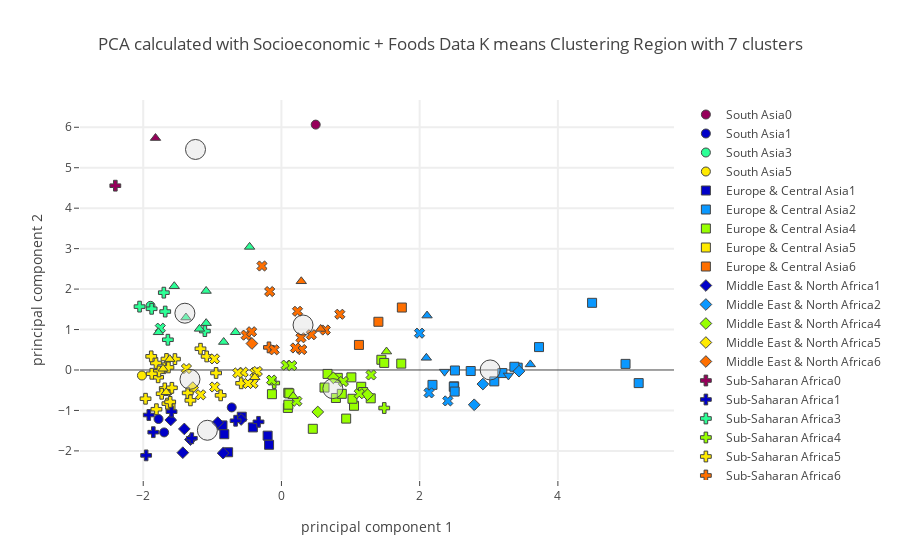

Source (notebook cell):
### Code cell
plot_plotly(socio_pca_dropped_df,"Region",region_centers_socio,7, "Socioeconomic + Foods",'')

### Figure 1 — Plotly figure (JSON) as saved in the notebook; plotly's stock layout.template omitted (floating-point values rounded to 4 significant figures)
{"data": [{"marker": {"color": "rgb(150,0,90)", "line": {"width": 1}, "size": 9, "symbol": 0}, "mode": "markers", "name": "South Asia0", "text": ["Maldives"], "type": "scatter", "uid": "4e364107-7ccf-4362-ba53-631c829afed1", "x": [0.4958], "y": [6.065]}, {"marker": {"color": "rgb(0,0,200)", "line": {"width": 1}, "size": 9, "symbol": 0}, "mode": "markers", "name": "South Asia1", "text": ["Afghanistan", "Nepal", "Pakistan"], "type": "scatter", "uid": "6c60d892-90dd-43d6-a41d-57bfe50b5219", "x": [-1.697, -1.779, -0.7191], "y": [-1.543, -1.212, -0.9256]}, {"marker": {"color": "rgb(10,152,255)", "line": {"width": 1}, "size": 9, "symbol": 0}, "mode": "markers", "name": "South Asia2", "text": [], "type": "scatter", "uid": "acdf7f43-f708-442f-ba9c-be5748fd2f82", "x": [], "y": []}, {"marker": {"color": "rgb(44,255,150)", "line": {"width": 1}, "size": 9, "symbol": 0}, "mode": "markers", "name": "South Asia3", "text": ["Sri Lanka"], "type": "scatter", "uid": "fd25adf3-bc44-4319-8fcf-4875cac0184a", "x": [-1.894], "y": [1.586]}, {"marker": {"color": "rgb(151,255,0)", "line": {"width": 1}, "size": 9, "symbol": 0}, "mode": "markers", "name": "South Asia4", "text": [], "type": "scatter", "uid": "fb68ea71-de19-4efb-a358-b87ea642e28c", "x": [], "y": []}, {"marker": {"color": "rgb(255,234,0)", "line": {"width": 1}, "size": 9, "symbol": 0}, "mode": "markers", "name": "South Asia5", "text": ["Bangladesh", "India"], "type": "scatter", "uid": "179ec59d-4b4d-421a-bb0a-a10c9a8fc48f", "x": [-2.018, -1.634], "y": [-0.1371, -0.5239]}, {"marker": {"color": "rgb(255,111,0)", "line": {"width": 1}, "size": 9, "symbol": 0}, "mode": "markers", "name": "South Asia6", "text": [], "type": "scatter", "uid": "152e0811-290e-4f30-8c57-d7d292a02d43", "x": [], "y": []}, {"marker": {"color": "rgb(150,0,90)", "line": {"width": 1}, "size": 9, "symbol": 1}, "mode": "markers", "name": "Europe & Central Asia0", "text": [], "type": "scatter", "uid": "da4e0e54-e553-4061-8fb1-85baccde72a4", "x": [], "y": []}, {"marker": {"color": "rgb(0,0,200)", "line": {"width": 1}, "size": 9, "symbol": 1}, "mode": "markers", "name": "Europe & Central Asia1", "text": ["Azerbaijan", "Bosnia and Herzegovina", "Georgia", "Kyrgyzstan", "Turkey", "Turkmenistan", "Uzbekistan"], "type": "scatter", "uid": "0e26b577-7d73-4faa-b579-5000fd0f9560", "x": [-0.7716, -0.5742, -0.8532, -0.4132, -0.1997, -0.1789, -0.8269], "y": [-2.033, -1.155, -1.37, -1.42, -1.623, -1.849, -1.588]}, {"marker": {"color": "rgb(10,152,255)", "line": {"width": 1}, "size": 9, "symbol": 1}, "mode": "markers", "name": "Europe & Central Asia2", "text": ["Austria", "Belgium", "Denmark", "Finland", "France", "Germany", "Iceland", "Ireland", "Luxembourg", "Netherlands", "Norway", "Sweden", "Switzerland", "United Kingdom"], "type": "scatter", "uid": "53d23090-9e81-4137-b3b1-047556301ac4", "x": [2.499, 5.169, 2.739, 3.08, 2.51, 2.494, 4.495, 2.506, 4.979, 3.419, 3.727, 3.371, 3.196, 2.185], "y": [-0.4041, -0.3243, -0.0258, -0.2819, -0.01235, -0.4146, 1.66, -0.5334, 0.1507, 0.0571, 0.5664, 0.07984, -0.07609, -0.3679]}, {"marker": {"color": "rgb(44,255,150)", "line": {"width": 1}, "size": 9, "symbol": 1}, "mode": "markers", "name": "Europe & Central Asia3", "text": [], "type": "scatter", "uid": "2b79f62c-3880-4544-8b6b-e8c84602fe99", "x": [], "y": []}, {"marker": {"color": "rgb(151,255,0)", "line": {"width": 1}, "size": 9, "symbol": 1}, "mode": "markers", "name": "Europe & Central Asia4", "text": ["Albania", "Armenia", "Belarus", "Bulgaria", "Croatia", "Czechia", "Estonia", "Greece", "Hungary", "Italy", "Kazakhstan", "Latvia", "Lithuania", "Montenegro", "Poland", "Romania", "Russian Federation", "Serbia", "Slovakia", "Slovenia", "Ukraine"], "type": "scatter", "uid": "7f5188d8-8922-444a-8e30-fd0b164f051e", "x": [0.9365, 0.09279, 1.012, 0.1, 0.6674, 1.155, 1.05, 1.446, 0.6233, 1.487, 1.028, 0.8152, 1.734, 1.292, 0.7881, 0.4538, 0.8732, -0.1376, 0.0993, 1.182, 0.1144], "y": [-1.202, -0.9383, -0.1822, -0.8579, -0.09693, -0.4149, -0.8846, 0.2527, -0.4345, 0.1751, -0.7117, -0.1941, 0.1574, -0.7003, -0.6921, -1.454, -0.5896, -0.5981, -0.5645, -0.5447, -0.5779]}, {"marker": {"color": "rgb(255,234,0)", "line": {"width": 1}, "size": 9, "symbol": 1}, "mode": "markers", "name": "Europe & Central Asia5", "text": ["Tajikistan"], "type": "scatter", "uid": "3f60c750-ac67-4d2b-9046-c2fd0d6c731c", "x": [-1.605], "y": [-0.8857]}, {"marker": {"color": "rgb(255,111,0)", "line": {"width": 1}, "size": 9, "symbol": 1}, "mode": "markers", "name": "Europe & Central Asia6", "text": ["Cyprus", "Portugal", "Spain"], "type": "scatter", "uid": "e37b3215-66cb-438b-8f6f-2db6568127d8", "x": [1.121, 1.403, 1.742], "y": [0.6197, 1.192, 1.544]}, {"marker": {"color": "rgb(150,0,90)", "line": {"width": 1}, "size": 9, "symbol": 2}, "mode": "markers", "name": "Middle East & North Africa0", "text": [], "type": "scatter", "uid": "4306a130-7312-48b1-a100-918cd7489de3", "x": [], "y": []}, {"marker": {"color": "rgb(0,0,200)", "line": {"width": 1}, "size": 9, "symbol": 2}, "mode": "markers", "name": "Middle East & North Africa1", "text": ["Algeria", "Egypt", "Iran (Islamic Republic of)", "Iraq", "Jordan", "Morocco", "Yemen"], "type": "scatter", "uid": "7c2d6cd1-c97c-45a8-bf2c-7894b18e5682", "x": [-0.8441, -1.427, -0.9224, -1.405, -0.5828, -1.317, -1.601], "y": [-2.056, -2.044, -1.301, -1.457, -1.224, -1.719, -1.236]}, {"marker": {"color": "rgb(10,152,255)", "line": {"width": 1}, "size": 9, "symbol": 2}, "mode": "markers", "name": "Middle East & North Africa2", "text": ["Israel", "Kuwait", "Malta"], "type": "scatter", "uid": "3e96a764-8f7c-42a7-88b1-6374de197e4d", "x": [2.915, 2.789, 3.438], "y": [-0.3477, -0.8598, -0.02945]}, {"marker": {"color": "rgb(44,255,150)", "line": {"width": 1}, "size": 9, "symbol": 2}, "mode": "markers", "name": "Middle East & North Africa3", "text": [], "type": "scatter", "uid": "073874e8-68f2-4450-8e2e-19312d91645c", "x": [], "y": []}, {"marker": {"color": "rgb(151,255,0)", "line": {"width": 1}, "size": 9, "symbol": 2}, "mode": "markers", "name": "Middle East & North Africa4", "text": ["Oman", "Saudi Arabia", "United Arab Emirates"], "type": "scatter", "uid": "ef0c6669-1d12-4261-a8f0-043e541f4d70", "x": [0.7516, 0.5257, 1.246], "y": [-0.1935, -1.038, -0.6096]}, {"marker": {"color": "rgb(255,234,0)", "line": {"width": 1}, "size": 9, "symbol": 2}, "mode": "markers", "name": "Middle East & North Africa5", "text": ["Tunisia"], "type": "scatter", "uid": "43907794-9bd6-4ac2-9d67-1c61a020c53d", "x": [-1.283], "y": [-0.4353]}, {"marker": {"color": "rgb(255,111,0)", "line": {"width": 1}, "size": 9, "symbol": 2}, "mode": "markers", "name": "Middle East & North Africa6", "text": ["Lebanon"], "type": "scatter", "uid": "f027f329-ccac-4514-9357-7f2381efd7bd", "x": [-0.4267], "y": [0.6543]}, {"marker": {"color": "rgb(150,0,90)", "line": {"width": 1}, "size": 9, "symbol": 3}, "mode": "markers", "name": "Sub-Saharan Africa0", "text": ["Sao Tome and Principe"], "type": "scatter", "uid": "25e246f1-05c2-40e2-9de7-2c854751bccc", "x": [-2.404], "y": [4.556]}, {"marker": {"color": "rgb(0,0,200)", "line": {"width": 1}, "size": 9, "symbol": 3}, "mode": "markers", "name": "Sub-Saharan Africa1", "text": ["Burkina Faso", "Ethiopia", "Lesotho", "Mali", "Mauritania", "Niger", "South Africa"], "type": "scatter", "uid": "89508258-9da6-42c6-827b-d850c7e78a9d", "x": [-1.854, -1.92, -1.958, -1.297, -0.6634, -1.59, -0.3317], "y": [-1.537, -1.113, -2.111, -1.688, -1.255, -1.03, -1.282]}, {"marker": {"color": "rgb(10,152,255)", "line": {"width": 1}, "size": 9, "symbol": 3}, "mode": "markers", "name": "Sub-Saharan Africa2", "text": [], "type": "scatter", "uid": "47d28b50-6a0c-438a-abc7-38043095dcc8", "x": [], "y": []}, {"marker": {"color": "rgb(44,255,150)", "line": {"width": 1}, "size": 9, "symbol": 3}, "mode": "markers", "name": "Sub-Saharan Africa3", "text": ["Congo (note no data in Food suppley tables for DRC)", "CÃƒÂ´te d'Ivoire", "Ghana", "Rwanda", "Sierra Leone", "Uganda"], "type": "scatter", "uid": "3ff97a8d-a45e-48cb-8864-e0ef2de30ed9", "x": [-1.108, -2.053, -1.702, -1.878, -1.643, -1.682], "y": [0.9615, 1.566, 1.912, 1.513, 0.7478, 1.444]}, {"marker": {"color": "rgb(151,255,0)", "line": {"width": 1}, "size": 9, "symbol": 3}, "mode": "markers", "name": "Sub-Saharan Africa4", "text": ["Mauritius", "Sudan"], "type": "scatter", "uid": "dc647fcb-2c57-47ec-92c7-df0b8277d227", "x": [-0.1048, 1.487], "y": [-0.3221, -0.94]}, {"marker": {"color": "rgb(255,234,0)", "line": {"width": 1}, "size": 9, "symbol": 3}, "mode": "markers", "name": "Sub-Saharan Africa5", "text": ["Angola", "Benin", "Botswana", "Cabo Verde", "Cameroon", "Central African Republic", "Chad", "Gambia", "Guinea", "Guinea-Bissau", "Kenya", "Liberia", "Madagascar", "Malawi", "Mozambique", "Namibia", "Nigeria", "Senegal", "Eswatini", "Togo", "United Republic of Tanzania", "Zambia", "Zimbabwe"], "type": "scatter", "uid": "b960d39d-d2f4-4f88-b4eb-20bf8082692f", "x": [-1.082, -1.541, -0.8796, -0.5825, -1.663, -1.171, -1.809, -1.65, -1.784, -1.815, -1.356, -1.7, -1.688, -1.967, -1.772, -0.9454, -1.884, -1.585, -1.317, -1.877, -1.635, -1.733, -1.61], "y": [0.3348, 0.2693, -0.6274, -0.3287, 0.2718, 0.5252, -0.97, -0.8311, -0.1804, 0.1723, -0.5668, 0.04394, -0.4558, -0.7106, -0.03611, -0.07411, 0.3372, -0.4406, -0.7509, -0.09294, 0.06345, -0.5874, -0.7892]}, {"marker": {"color": "rgb(255,111,0)", "line": {"width": 1}, "size": 9, "symbol": 3}, "mode": "markers", "name": "Sub-Saharan Africa6", "text": ["Gabon"], "type": "scatter", "uid": "f221861e-8b33-4f3d-a2fe-9a558e0aada7", "x": [-0.1806], "y": [0.5589]}, {"marker": {"color": "rgb(150,0,90)", "line": {"width": 1}, "size": 9, "symbol": 4}, "mode": "markers", "name": "Latin America & Caribbean0", "text": [], "type": "scatter", "uid": "8883f44a-0117-47fb-b26a-56805482becd", "x": [], "y": []}, {"marker": {"color": "rgb(0,0,200)", "line": {"width": 1}, "size": 9, "symbol": 4}, "mode": "markers", "name": "Latin America & Caribbean1", "text": [], "type": "scatter", "uid": "97748cd8-a944-4025-b2fe-6b1f4c083f7d", "x": [], "y": []}, {"marker": {"color": "rgb(10,152,255)", "line": {"width": 1}, "size": 9, "symbol": 4}, "mode": "markers", "name": "Latin America & Caribbean2", "text": ["Argentina", "Bahamas", "Uruguay"], "type": "scatter", "uid": "2ef99f13-2764-4788-b310-868e4d30da67", "x": [2.136, 1.998, 2.407], "y": [-0.5656, 0.9095, -0.7645]}, {"marker": {"color": "rgb(44,255,150)", "line": {"width": 1}, "size": 9, "symbol": 4}, "mode": "markers", "name": "Latin America & Caribbean3", "text": ["Haiti"], "type": "scatter", "uid": "3549cff9-052e-4039-878d-573b68725360", "x": [-1.753], "y": [1.034]}, {"marker": {"color": "rgb(151,255,0)", "line": {"width": 1}, "size": 9, "symbol": 4}, "mode": "markers", "name": "Latin America & Caribbean4", "text": ["Brazil", "Chile", "Colombia", "Mexico", "Panama", "Paraguay", "Venezuela (Bolivarian Republic of)"], "type": "scatter", "uid": "57538e6e-16e2-4845-a5a4-bc34b13466c8", "x": [1.297, 1.126, 0.06953, 0.2231, 0.1491, -0.1425, 0.8962], "y": [-0.123, -0.5868, 0.12, -0.7706, 0.1098, -0.2492, -0.2852]}, {"marker": {"color": "rgb(255,234,0)", "line": {"width": 1}, "size": 9, "symbol": 4}, "mode": "markers", "name": "Latin America & Caribbean5", "text": ["Belize", "Bolivia (Plurinational State of)", "Cuba", "El Salvador", "Guatemala", "Guyana", "Honduras", "Nicaragua", "Peru", "Suriname"], "type": "scatter", "uid": "fd201ec5-0233-443c-8fa9-21afe2e543c7", "x": [-0.5541, -0.4103, -0.4839, -0.9683, -1.375, -0.3831, -0.9662, -1.169, -0.6306, -0.3493], "y": [-0.05601, -0.3301, -0.3338, 0.2742, 0.03483, -0.06744, -0.42, -0.6127, -0.07271, -0.03713]}, {"marker": {"color": "rgb(255,111,0)", "line": {"width": 1}, "size": 9, "symbol": 4}, "mode": "markers", "name": "Latin America & Caribbean6", "text": ["Antigua and Barbuda", "Barbados", "Costa Rica", "Dominica", "Dominican Republic", "Ecuador", "Grenada", "Jamaica", "Saint Kitts and Nevis", "Saint Lucia", "Saint Vincent and the Grenadines", "Trinidad and Tobago"], "type": "scatter", "uid": "7657d132-704a-465e-8b69-3abcc47e9e13", "x": [0.8448, 0.6348, 0.2934, -0.2816, -0.5108, -0.1052, -0.1699, -0.4315, 0.4334, 0.2324, 0.2824, 0.2032], "y": [1.378, 0.9877, 0.5053, 2.571, 0.861, 0.4987, 1.939, 0.9456, 0.8713, 1.451, 0.797, 0.5441]}, {"marker": {"color": "rgb(150,0,90)", "line": {"width": 1}, "size": 9, "symbol": 5}, "mode": "markers", "name": "East Asia & Pacific0", "text": ["Kiribati"], "type": "scatter", "uid": "01374304-198f-488b-ab83-0981d6723519", "x": [-1.822], "y": [5.733]}, {"marker": {"color": "rgb(0,0,200)", "line": {"width": 1}, "size": 9, "symbol": 5}, "mode": "markers", "name": "East Asia & Pacific1", "text": [], "type": "scatter", "uid": "3bb6c56d-cc53-408f-a6e7-6ef60bb3e30b", "x": [], "y": []}, {"marker": {"color": "rgb(10,152,255)", "line": {"width": 1}, "size": 9, "symbol": 5}, "mode": "markers", "name": "East Asia & Pacific2", "text": ["Australia", "Japan", "New Zealand"], "type": "scatter", "uid": "4f6e6589-2f88-4237-bdaf-c8adbf0da1b1", "x": [3.601, 2.107, 2.097], "y": [0.1377, 1.345, 0.3004]}, {"marker": {"color": "rgb(44,255,150)", "line": {"width": 1}, "size": 9, "symbol": 5}, "mode": "markers", "name": "East Asia & Pacific3", "text": ["Fiji", "Indonesia", "Malaysia", "Myanmar", "Philippines", "Solomon Islands", "Thailand", "Vanuatu", "Viet Nam"], "type": "scatter", "uid": "a91f183a-5d04-48ff-86a9-a4777639415b", "x": [-0.6646, -1.78, -0.4608, -0.8358, -1.55, -1.382, -1.089, -1.09, -1.186], "y": [0.9326, 0.9317, 3.043, 0.691, 2.071, 1.297, 1.158, 1.953, 1.016]}, {"marker": {"color": "rgb(151,255,0)", "line": {"width": 1}, "size": 9, "symbol": 5}, "mode": "markers", "name": "East Asia & Pacific4", "text": ["Brunei Darussalam", "Mongolia"], "type": "scatter", "uid": "c57ec7f6-2e4b-4f29-9115-da4527abcab8", "x": [1.52, 0.1701], "y": [0.4556, -0.6468]}, {"marker": {"color": "rgb(255,234,0)", "line": {"width": 1}, "size": 9, "symbol": 5}, "mode": "markers", "name": "East Asia & Pacific5", "text": ["Cambodia", "China, mainland", "Lao People's Democratic Republic", "Timor-Leste"], "type": "scatter", "uid": "7847503f-de31-4364-9784-6fbae1f382fb", "x": [-1.616, -0.3854, -1.667, -1.713], "y": [0.268, -0.1792, -0.5517, 0.02994]}, {"marker": {"color": "rgb(255,111,0)", "line": {"width": 1}, "size": 9, "symbol": 5}, "mode": "markers", "name": "East Asia & Pacific6", "text": ["Republic of Korea", "Samoa"], "type": "scatter", "uid": "09bb121e-491b-423e-9942-77614ec4871d", "x": [0.567, 0.2869], "y": [1.015, 2.193]}, {"marker": {"color": "rgb(150,0,90)", "line": {"width": 1}, "size": 9, "symbol": 6}, "mode": "markers", "name": "North America0", "text": [], "type": "scatter", "uid": "767835c5-25c8-4b12-ab22-52058ef5b8db", "x": [], "y": []}, {"marker": {"color": "rgb(0,0,200)", "line": {"width": 1}, "size": 9, "symbol": 6}, "mode": "markers", "name": "North America1", "text": [], "type": "scatter", "uid": "f00f1170-9182-4294-989d-4bc2209d0c86", "x": [], "y": []}, {"marker": {"color": "rgb(10,152,255)", "line": {"width": 1}, "size": 9, "symbol": 6}, "mode": "markers", "name": "North America2", "text": ["Canada", "United States of America"], "type": "scatter", "uid": "9528a5fb-707d-4678-9c63-d25283f01586", "x": [2.36, 3.284], "y": [-0.0409, -0.1346]}, {"marker": {"color": "rgb(44,255,150)", "line": {"width": 1}, "size": 9, "symbol": 6}, "mode": "markers", "name": "North America3", "text": [], "type": "scatter", "uid": "819923e2-2c16-470c-a08f-84c255afafef", "x": [], "y": []}, {"marker": {"color": "rgb(151,255,0)", "line": {"width": 1}, "size": 9, "symbol": 6}, "mode": "markers", "name": "North America4", "text": [], "type": "scatter", "uid": "7d3f0a4d-f1e6-4d56-9d33-557e2174a3c5", "x": [], "y": []}, {"marker": {"color": "rgb(255,234,0)", "line": {"width": 1}, "size": 9, "symbol": 6}, "mode": "markers", "name": "North America5", "text": [], "type": "scatter", "uid": "49e1045b-895d-4956-bf81-08814a76e5ee", "x": [], "y": []}, {"marker": {"color": "rgb(255,111,0)", "line": {"width": 1}, "size": 9, "symbol": 6}, "mode": "markers", "name": "North America6", "text": [], "type": "scatter", "uid": "da522ba2-80cd-4a03-a42d-fba8430ef722", "x": [], "y": []}, {"marker": {"color": "rgba(220, 220, 220, .4)", "line": {"width": 1}, "size": 20}, "mode": "markers", "name": "Center", "type": "scatter", "uid": "63dfd39c-b365-465a-8417-89031f7f1e81", "x": [-1.243, -1.072, 3.02, -1.397, 0.7436, -1.323, 0.3126], "y": [5.452, -1.49, 0.0009539, 1.403, -0.4609, -0.2307, 1.112]}], "layout": {"hovermode": "closest", "showlegend": true, "title": {"text": "PCA calculated with Socioeconomic + Foods Data K means Clustering Region with 7 clusters"}, "xaxis": {"gridwidth": 2, "ticklen": 5, "title": {"text": "principal component 1"}, "zeroline": false}, "yaxis": {"gridwidth": 2, "ticklen": 5, "title": {"text": "principal component 2"}}}}
